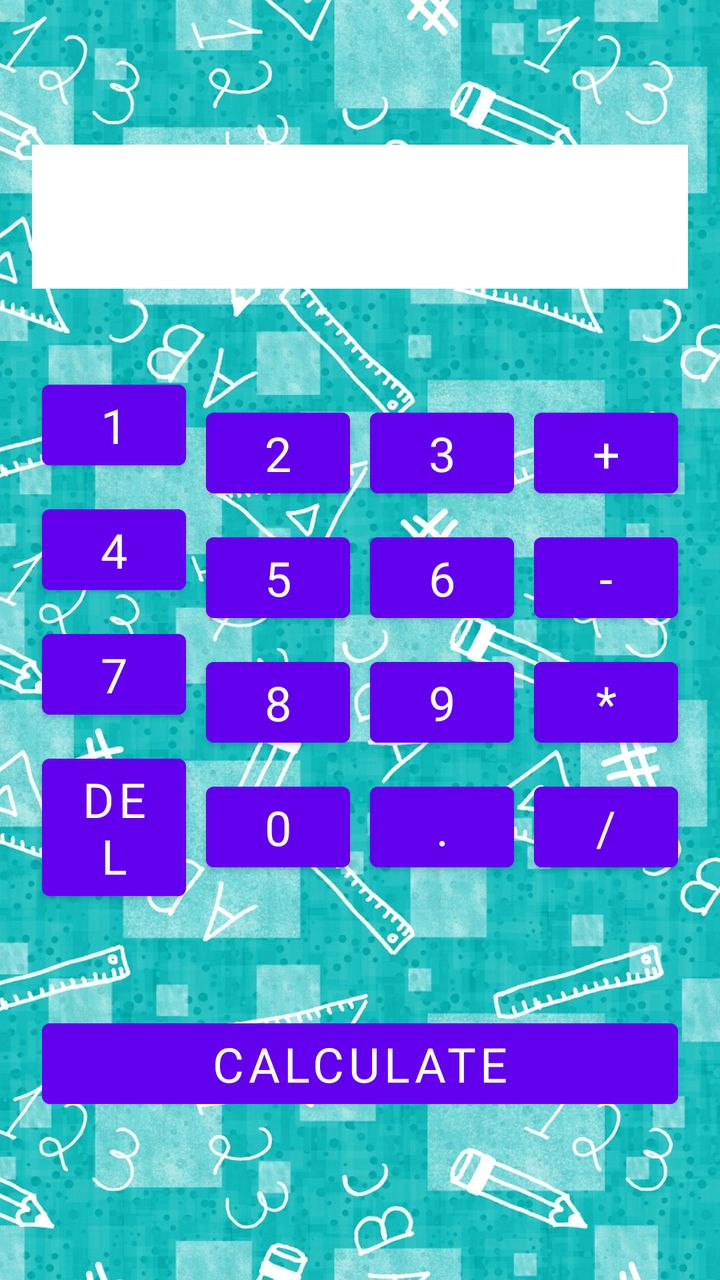
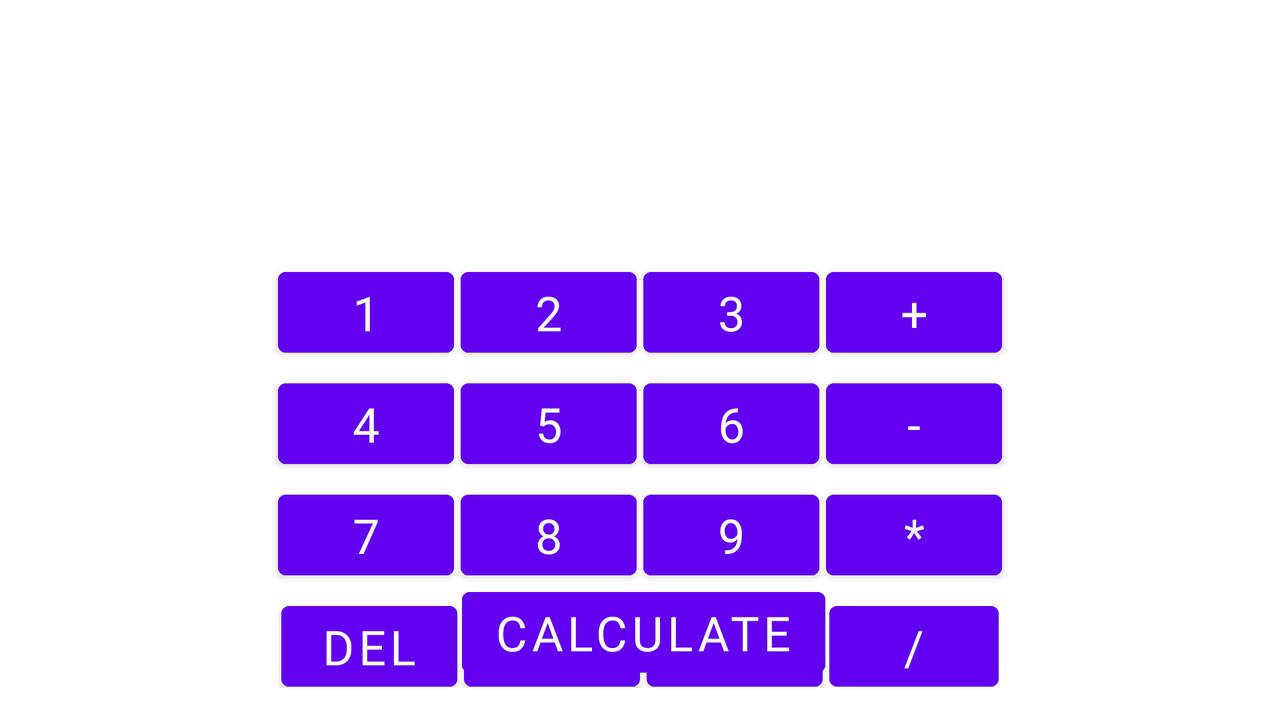

Two renders of one Android screen. The first uses the default layout on a phone; the second uses the alternative layout the repository ships for a different screen configuration, on a matching device. The two XML files are below.
<!-- AndroidManifest.xml: application theme Theme.Application02_Calculator -->
<!-- res/layout/activity_main.xml -->
<?xml version="1.0" encoding="utf-8"?>
<androidx.constraintlayout.widget.ConstraintLayout xmlns:android="http://schemas.android.com/apk/res/android"
    xmlns:app="http://schemas.android.com/apk/res-auto"
    xmlns:tools="http://schemas.android.com/tools"
    android:layout_width="match_parent"
    android:layout_height="match_parent"
    android:background="@drawable/back_to_school_vertical"
    android:padding="16dp"
    tools:context=".MainActivity">

    <TextView
        android:id="@+id/textRes"
        android:layout_width="match_parent"
        android:layout_height="@dimen/view_text_height"
        android:autoSizeMaxTextSize="@dimen/view_text_max"
        android:autoSizeMinTextSize="@dimen/view_text_min"
        android:autoSizeStepGranularity="@dimen/view_text_gran"
        android:autoSizeTextType="uniform"
        android:background="@color/white"
        android:gravity="end"
        android:textColor="@color/purple_700"
        android:textSize="@dimen/result_text"
        app:layout_constraintBottom_toTopOf="@id/button2"
        app:layout_constraintLeft_toLeftOf="parent"
        app:layout_constraintRight_toRightOf="parent"
        app:layout_constraintTop_toTopOf="parent"
        app:layout_constraintVertical_bias="@dimen/vert_bias"
        app:layout_constraintVertical_chainStyle="packed" />

    <com.google.android.material.button.MaterialButton
        android:id="@+id/button1"
        style="@style/Theme.MyButton"
        android:layout_width="0dp"
        android:layout_height="wrap_content"
        android:layout_margin="@dimen/margin_button"
        android:text="@string/btn_1"
        android:textSize="@dimen/button_text"
        app:layout_constraintBottom_toTopOf="@id/button4"
        app:layout_constraintEnd_toStartOf="@id/button2"
        app:layout_constraintHorizontal_chainStyle="packed"
        app:layout_constraintStart_toStartOf="parent"
        app:layout_constraintTop_toTopOf="parent"
        app:layout_constraintVertical_bias="@dimen/vert_bias"
        app:layout_constraintVertical_chainStyle="packed" />

    <com.google.android.material.button.MaterialButton
        android:id="@+id/button4"
        style="@style/Theme.MyButton"
        android:layout_width="0dp"
        android:layout_height="wrap_content"
        android:layout_margin="@dimen/margin_button"
        android:text="@string/btn_4"
        android:textSize="@dimen/button_text"
        app:layout_constraintBottom_toTopOf="@id/button7"
        app:layout_constraintEnd_toStartOf="@id/button5"
        app:layout_constraintStart_toStartOf="parent"
        app:layout_constraintTop_toBottomOf="@id/button1" />

    <com.google.android.material.button.MaterialButton
        android:id="@+id/button7"
        style="@style/Theme.MyButton"
        android:layout_width="0dp"
        android:layout_height="wrap_content"
        android:layout_margin="@dimen/margin_button"
        android:text="@string/btn_7"
        android:textSize="@dimen/button_text"
        app:layout_constraintBottom_toTopOf="@id/del"
        app:layout_constraintEnd_toStartOf="@id/button8"
        app:layout_constraintStart_toStartOf="parent"
        app:layout_constraintTop_toBottomOf="@id/button4" />

    <com.google.android.material.button.MaterialButton
        android:id="@+id/del"
        style="@style/Theme.MyButton"
        android:layout_width="0dp"
        android:layout_height="wrap_content"
        android:layout_margin="@dimen/margin_button"
        android:text="@string/del"
        android:textSize="@dimen/button_text"
        app:layout_constraintBottom_toBottomOf="parent"
        app:layout_constraintEnd_toStartOf="@id/button0"
        app:layout_constraintHorizontal_chainStyle="packed"
        app:layout_constraintStart_toStartOf="parent"
        app:layout_constraintTop_toBottomOf="@id/button7" />

    <com.google.android.material.button.MaterialButton
        android:id="@+id/button2"
        style="@style/Theme.MyButton"
        android:layout_width="0dp"
        android:layout_height="wrap_content"
        android:layout_margin="@dimen/margin_button"
        android:text="@string/btn_2"
        android:textSize="@dimen/button_text"
        app:layout_constraintBottom_toTopOf="@id/button5"
        app:layout_constraintEnd_toStartOf="@id/button3"
        app:layout_constraintHorizontal_chainStyle="packed"
        app:layout_constraintStart_toEndOf="@id/button1"
        app:layout_constraintTop_toTopOf="parent"
        app:layout_constraintVertical_bias="@dimen/vert_bias"
        app:layout_constraintVertical_chainStyle="packed" />

    <com.google.android.material.button.MaterialButton
        android:id="@+id/button5"
        style="@style/Theme.MyButton"
        android:layout_width="0dp"
        android:layout_height="wrap_content"
        android:layout_margin="@dimen/margin_button"
        android:text="@string/btn_5"
        android:textSize="@dimen/button_text"
        app:layout_constraintBottom_toTopOf="@id/button8"
        app:layout_constraintEnd_toStartOf="@id/button6"
        app:layout_constraintStart_toEndOf="@id/button4"
        app:layout_constraintTop_toBottomOf="@id/button2" />

    <com.google.android.material.button.MaterialButton
        android:id="@+id/button8"
        style="@style/Theme.MyButton"
        android:layout_width="0dp"
        android:layout_height="wrap_content"
        android:layout_margin="@dimen/margin_button"
        android:text="@string/btn_8"
        android:textSize="@dimen/button_text"
        app:layout_constraintBottom_toTopOf="@id/button0"
        app:layout_constraintEnd_toStartOf="@id/button9"
        app:layout_constraintStart_toEndOf="@id/button7"
        app:layout_constraintTop_toBottomOf="@id/button5" />

    <com.google.android.material.button.MaterialButton
        android:id="@+id/button0"
        style="@style/Theme.MyButton"
        android:layout_width="0dp"
        android:layout_height="wrap_content"
        android:layout_margin="@dimen/margin_button"
        android:text="@string/btn_0"
        android:textSize="@dimen/button_text"
        app:layout_constraintBottom_toBottomOf="parent"
        app:layout_constraintEnd_toStartOf="@id/buttonPoint"
        app:layout_constraintStart_toEndOf="@id/del"
        app:layout_constraintTop_toBottomOf="@id/button8" />

    <com.google.android.material.button.MaterialButton
        android:id="@+id/button3"
        style="@style/Theme.MyButton"
        android:layout_width="0dp"
        android:layout_height="wrap_content"
        android:layout_margin="@dimen/margin_button"
        android:text="@string/btn_3"
        android:textSize="@dimen/button_text"
        app:layout_constraintBottom_toTopOf="@id/button6"
        app:layout_constraintEnd_toStartOf="@id/plus"
        app:layout_constraintHorizontal_chainStyle="packed"
        app:layout_constraintStart_toEndOf="@id/button2"
        app:layout_constraintTop_toTopOf="parent"
        app:layout_constraintVertical_bias="@dimen/vert_bias"
        app:layout_constraintVertical_chainStyle="packed" />

    <com.google.android.material.button.MaterialButton
        android:id="@+id/button6"
        style="@style/Theme.MyButton"
        android:layout_width="0dp"
        android:layout_height="wrap_content"
        android:layout_margin="@dimen/margin_button"
        android:text="@string/btn_6"
        android:textSize="@dimen/button_text"
        app:layout_constraintBottom_toTopOf="@id/button9"
        app:layout_constraintEnd_toStartOf="@id/minus"
        app:layout_constraintStart_toEndOf="@id/button5"
        app:layout_constraintTop_toBottomOf="@id/button3" />

    <com.google.android.material.button.MaterialButton
        android:id="@+id/button9"
        style="@style/Theme.MyButton"
        android:layout_width="0dp"
        android:layout_height="wrap_content"
        android:layout_margin="@dimen/margin_button"
        android:text="@string/btn_9"
        android:textSize="@dimen/button_text"
        app:layout_constraintBottom_toTopOf="@id/buttonPoint"
        app:layout_constraintEnd_toStartOf="@id/multiply"
        app:layout_constraintStart_toEndOf="@id/button8"
        app:layout_constraintTop_toBottomOf="@id/button6" />

    <com.google.android.material.button.MaterialButton
        android:id="@+id/buttonPoint"
        style="@style/Theme.MyButton"
        android:layout_width="0dp"
        android:layout_height="wrap_content"
        android:layout_margin="@dimen/margin_button"
        android:text="@string/point"
        android:textSize="@dimen/button_text"
        app:layout_constraintBottom_toBottomOf="parent"
        app:layout_constraintEnd_toStartOf="@id/divide"
        app:layout_constraintStart_toEndOf="@id/button0"
        app:layout_constraintTop_toBottomOf="@id/button9" />

    <com.google.android.material.button.MaterialButton
        android:id="@+id/plus"
        style="@style/Theme.MyButton"
        android:layout_width="0dp"
        android:layout_height="wrap_content"
        android:layout_margin="@dimen/margin_button"
        android:text="@string/plus"
        android:textSize="@dimen/button_text"
        app:layout_constraintBottom_toTopOf="@id/minus"
        app:layout_constraintEnd_toEndOf="parent"
        app:layout_constraintStart_toEndOf="@id/button3"
        app:layout_constraintTop_toTopOf="parent"
        app:layout_constraintVertical_bias="@dimen/vert_bias"
        app:layout_constraintVertical_chainStyle="packed" />

    <com.google.android.material.button.MaterialButton
        android:id="@+id/minus"
        style="@style/Theme.MyButton"
        android:layout_width="0dp"
        android:layout_height="wrap_content"
        android:layout_margin="@dimen/margin_button"
        android:text="@string/minus"
        android:textSize="@dimen/button_text"
        app:layout_constraintBottom_toTopOf="@id/multiply"
        app:layout_constraintEnd_toEndOf="parent"
        app:layout_constraintStart_toEndOf="@id/button6"
        app:layout_constraintTop_toBottomOf="@id/plus" />

    <com.google.android.material.button.MaterialButton
        android:id="@+id/multiply"
        style="@style/Theme.MyButton"
        android:layout_width="0dp"
        android:layout_height="wrap_content"
        android:layout_margin="@dimen/margin_button"
        android:text="@string/multiply"
        android:textSize="@dimen/button_text"
        app:layout_constraintBottom_toTopOf="@id/divide"
        app:layout_constraintEnd_toEndOf="parent"
        app:layout_constraintStart_toEndOf="@id/button9"
        app:layout_constraintTop_toBottomOf="@id/minus" />

    <com.google.android.material.button.MaterialButton
        android:id="@+id/divide"
        style="@style/Theme.MyButton"
        android:layout_width="0dp"
        android:layout_height="wrap_content"
        android:layout_margin="@dimen/margin_button"
        android:text="@string/divide"
        android:textSize="@dimen/button_text"
        app:layout_constraintBottom_toBottomOf="parent"
        app:layout_constraintEnd_toEndOf="parent"
        app:layout_constraintStart_toEndOf="@id/buttonPoint"
        app:layout_constraintTop_toBottomOf="@id/multiply" />

    <com.google.android.material.button.MaterialButton
        android:id="@+id/calculate"
        style="@style/Theme.MyButton"
        android:layout_width="0dp"
        android:layout_height="wrap_content"
        android:layout_margin="@dimen/margin_button"
        android:text="@string/calc"
        android:textSize="@dimen/button_text"
        app:layout_constraintBottom_toBottomOf="parent"
        app:layout_constraintEnd_toEndOf="parent"
        app:layout_constraintStart_toStartOf="parent"
        app:layout_constraintTop_toBottomOf="@+id/button0" />

</androidx.constraintlayout.widget.ConstraintLayout>
<!-- resources referenced by this layout -->
<resources>
  <color name="purple_700">#FF3700B3</color>
  <color name="white">#FFFFFFFF</color>
  <dimen name="button_text">24sp</dimen>
  <dimen name="margin_button">5dp</dimen>
  <dimen name="result_text">50sp</dimen>
  <dimen name="vert_bias">0.5</dimen>
  <dimen name="view_text_gran">2sp</dimen>
  <dimen name="view_text_height">72sp</dimen>
  <dimen name="view_text_max">50sp</dimen>
  <dimen name="view_text_min">12sp</dimen>
  <!-- drawable back_to_school_vertical: jpg bitmap (drawable, 622110 bytes) -->
  <string name="btn_0">0</string>
  <string name="btn_1">1</string>
  <string name="btn_2">2</string>
  <string name="btn_3">3</string>
  <string name="btn_4">4</string>
  <string name="btn_5">5</string>
  <string name="btn_6">6</string>
  <string name="btn_7">7</string>
  <string name="btn_8">8</string>
  <string name="btn_9">9</string>
  <string name="calc">Calculate</string>
  <string name="del">del</string>
  <string name="divide">/</string>
  <string name="minus">-</string>
  <string name="multiply">*</string>
  <string name="plus">+</string>
  <string name="point">.</string>
  <!-- from res/values-notnight/ -->
  <style name="Theme.MyButton" parent="TextAppearance.MaterialComponents.Button">
          <item name="fontFamily">@font/gomarice_solid_soldier</item>
          <item name="android:backgroundTint">@color/purple_500</item>
          <item name="android:textColor">@color/white</item>
          <item name="android:textSize">@dimen/button_text</item>
      </style>
  <!-- from res/values-notnight/ -->
  <style name="Theme.Application02_Calculator" parent="Theme.MaterialComponents.DayNight.NoActionBar">
          
          <item name="colorPrimary">@color/purple_500</item>
          <item name="colorPrimaryVariant">@color/purple_700</item>
          <item name="colorOnPrimary">@color/white</item>
          
          <item name="colorSecondary">@color/teal_200</item>
          <item name="colorSecondaryVariant">@color/teal_700</item>
          <item name="colorOnSecondary">@color/black</item>
          
          <item name="android:statusBarColor" tools:targetApi="l">?attr/colorPrimaryVariant</item>
          
      </style>
  <color name="purple_500">#FF6200EE</color>
  <color name="teal_200">#FF03DAC5</color>
  <color name="teal_700">#FF018786</color>
  <color name="black">#FF000000</color>
</resources>
<!-- res/layout-land/activity_main.xml (the repository's variant of the layout above) -->
<!-- drawn on the phone turned sideways -->
<?xml version="1.0" encoding="utf-8"?>
<androidx.constraintlayout.widget.ConstraintLayout xmlns:android="http://schemas.android.com/apk/res/android"
    xmlns:app="http://schemas.android.com/apk/res-auto"
    xmlns:tools="http://schemas.android.com/tools"
    android:layout_width="match_parent"
    android:layout_height="match_parent"
    android:background="@drawable/back_to_school_horizontal"
    android:padding="16dp">

    <TextView
        android:id="@+id/textRes"
        android:layout_width="match_parent"
        android:layout_height="@dimen/view_text_height"
        android:autoSizeMaxTextSize="@dimen/view_text_max"
        android:autoSizeMinTextSize="@dimen/view_text_min"
        android:autoSizeStepGranularity="@dimen/view_text_gran"
        android:autoSizeTextType="uniform"
        android:background="@color/white"
        android:gravity="end"
        android:textColor="@color/purple_700"
        android:textSize="@dimen/result_text"
        app:layout_constraintBottom_toTopOf="@id/calculate"
        app:layout_constraintLeft_toLeftOf="parent"
        app:layout_constraintRight_toRightOf="parent"
        app:layout_constraintTop_toTopOf="parent"
        app:layout_constraintVertical_chainStyle="packed" />

    <com.google.android.material.button.MaterialButton
        android:id="@+id/button1"
        style="@style/Theme.MyButton"
        android:layout_width="wrap_content"
        android:layout_height="wrap_content"
        android:layout_margin="@dimen/margin_button"
        android:text="@string/btn_1"
        app:layout_constraintBottom_toTopOf="@id/button4"
        app:layout_constraintEnd_toStartOf="@id/button2"
        app:layout_constraintHorizontal_chainStyle="packed"
        app:layout_constraintStart_toStartOf="parent"
        app:layout_constraintTop_toBottomOf="@id/textRes"
        app:layout_constraintVertical_chainStyle="packed" />

    <com.google.android.material.button.MaterialButton
        android:id="@+id/button2"
        style="@style/Theme.MyButton"
        android:layout_width="wrap_content"
        android:layout_height="wrap_content"
        android:layout_margin="@dimen/margin_button"
        android:text="@string/btn_2"
        app:layout_constraintBottom_toTopOf="@id/button5"
        app:layout_constraintEnd_toStartOf="@id/button3"
        app:layout_constraintStart_toEndOf="@id/button1"
        app:layout_constraintTop_toBottomOf="@id/textRes"
        app:layout_constraintVertical_chainStyle="packed" />

    <com.google.android.material.button.MaterialButton
        android:id="@+id/button3"
        style="@style/Theme.MyButton"
        android:layout_width="wrap_content"
        android:layout_height="wrap_content"
        android:layout_margin="@dimen/margin_button"
        android:text="@string/btn_3"
        app:layout_constraintBottom_toTopOf="@id/button6"
        app:layout_constraintEnd_toStartOf="@id/plus"
        app:layout_constraintStart_toEndOf="@id/button2"
        app:layout_constraintTop_toBottomOf="@id/textRes"
        app:layout_constraintVertical_chainStyle="packed" />

    <com.google.android.material.button.MaterialButton
        android:id="@+id/plus"
        style="@style/Theme.MyButton"
        android:layout_width="wrap_content"
        android:layout_height="wrap_content"
        android:layout_margin="@dimen/margin_button"
        android:text="@string/plus"
        app:layout_constraintBottom_toTopOf="@id/minus"
        app:layout_constraintEnd_toEndOf="parent"
        app:layout_constraintStart_toEndOf="@id/button3"
        app:layout_constraintTop_toBottomOf="@id/textRes"
        app:layout_constraintVertical_chainStyle="packed" />


    <com.google.android.material.button.MaterialButton
        android:id="@+id/button4"
        style="@style/Theme.MyButton"
        android:layout_width="wrap_content"
        android:layout_height="wrap_content"
        android:layout_margin="@dimen/margin_button"
        android:text="@string/btn_4"
        app:layout_constraintBottom_toTopOf="@id/button7"
        app:layout_constraintEnd_toStartOf="@id/button5"
        app:layout_constraintHorizontal_chainStyle="packed"
        app:layout_constraintStart_toStartOf="@id/button1"
        app:layout_constraintTop_toBottomOf="@id/button1" />

    <com.google.android.material.button.MaterialButton
        android:id="@+id/button5"
        style="@style/Theme.MyButton"
        android:layout_width="wrap_content"
        android:layout_height="wrap_content"
        android:layout_margin="@dimen/margin_button"
        android:text="@string/btn_5"
        app:layout_constraintBottom_toTopOf="@id/button8"
        app:layout_constraintEnd_toStartOf="@id/button6"
        app:layout_constraintStart_toEndOf="@id/button4"
        app:layout_constraintTop_toBottomOf="@id/button2" />

    <com.google.android.material.button.MaterialButton
        android:id="@+id/button6"
        style="@style/Theme.MyButton"
        android:layout_width="wrap_content"
        android:layout_height="wrap_content"
        android:layout_margin="@dimen/margin_button"
        android:text="@string/btn_6"
        app:layout_constraintBottom_toTopOf="@id/button9"
        app:layout_constraintEnd_toStartOf="@id/minus"
        app:layout_constraintStart_toEndOf="@id/button5"
        app:layout_constraintTop_toBottomOf="@id/button3" />

    <com.google.android.material.button.MaterialButton
        android:id="@+id/minus"
        style="@style/Theme.MyButton"
        android:layout_width="wrap_content"
        android:layout_height="wrap_content"
        android:layout_margin="@dimen/margin_button"
        android:text="@string/minus"
        app:layout_constraintBottom_toTopOf="@id/multiply"
        app:layout_constraintEnd_toEndOf="@id/plus"
        app:layout_constraintStart_toEndOf="@id/button6"
        app:layout_constraintTop_toBottomOf="@id/plus" />

    <com.google.android.material.button.MaterialButton
        android:id="@+id/button7"
        style="@style/Theme.MyButton"
        android:layout_width="wrap_content"
        android:layout_height="wrap_content"
        android:layout_margin="@dimen/margin_button"
        android:text="@string/btn_7"
        app:layout_constraintBottom_toTopOf="@id/del"
        app:layout_constraintEnd_toStartOf="@id/button8"
        app:layout_constraintHorizontal_chainStyle="packed"
        app:layout_constraintStart_toStartOf="@id/button4"
        app:layout_constraintTop_toBottomOf="@id/button4" />

    <com.google.android.material.button.MaterialButton
        android:id="@+id/button8"
        style="@style/Theme.MyButton"
        android:layout_width="wrap_content"
        android:layout_height="wrap_content"
        android:layout_margin="@dimen/margin_button"
        android:text="@string/btn_8"
        app:layout_constraintBottom_toTopOf="@id/button0"
        app:layout_constraintEnd_toStartOf="@id/button9"
        app:layout_constraintStart_toEndOf="@id/button7"
        app:layout_constraintTop_toBottomOf="@id/button5" />

    <com.google.android.material.button.MaterialButton
        android:id="@+id/button9"
        style="@style/Theme.MyButton"
        android:layout_width="wrap_content"
        android:layout_height="wrap_content"
        android:layout_margin="@dimen/margin_button"
        android:text="@string/btn_9"
        app:layout_constraintBottom_toTopOf="@id/buttonPoint"
        app:layout_constraintEnd_toStartOf="@id/multiply"
        app:layout_constraintStart_toEndOf="@id/button8"
        app:layout_constraintTop_toBottomOf="@id/button6" />

    <com.google.android.material.button.MaterialButton
        android:id="@+id/multiply"
        style="@style/Theme.MyButton"
        android:layout_width="wrap_content"
        android:layout_height="wrap_content"
        android:layout_margin="@dimen/margin_button"
        android:text="@string/multiply"
        app:layout_constraintBottom_toTopOf="@id/divide"
        app:layout_constraintEnd_toEndOf="@id/minus"
        app:layout_constraintStart_toEndOf="@id/button9"
        app:layout_constraintTop_toBottomOf="@id/minus" />

    <com.google.android.material.button.MaterialButton
        android:id="@+id/del"
        style="@style/Theme.MyButton"
        android:layout_width="wrap_content"
        android:layout_height="wrap_content"
        android:layout_margin="@dimen/margin_button"
        android:text="@string/del"
        app:layout_constraintBottom_toTopOf="@id/calculate"
        app:layout_constraintEnd_toStartOf="@id/button0"
        app:layout_constraintHorizontal_chainStyle="packed"
        app:layout_constraintStart_toStartOf="@id/button7"
        app:layout_constraintTop_toBottomOf="@id/button7" />

    <com.google.android.material.button.MaterialButton
        android:id="@+id/button0"
        style="@style/Theme.MyButton"
        android:layout_width="wrap_content"
        android:layout_height="wrap_content"
        android:layout_margin="@dimen/margin_button"
        android:text="@string/btn_0"
        app:layout_constraintBottom_toTopOf="@id/calculate"
        app:layout_constraintEnd_toStartOf="@id/buttonPoint"
        app:layout_constraintStart_toEndOf="@id/del"
        app:layout_constraintTop_toBottomOf="@id/button8" />

    <com.google.android.material.button.MaterialButton
        android:id="@+id/buttonPoint"
        style="@style/Theme.MyButton"
        android:layout_width="wrap_content"
        android:layout_height="wrap_content"
        android:layout_margin="@dimen/margin_button"
        android:text="@string/point"
        app:layout_constraintBottom_toTopOf="@id/calculate"
        app:layout_constraintEnd_toStartOf="@id/divide"
        app:layout_constraintStart_toEndOf="@id/button0"
        app:layout_constraintTop_toBottomOf="@id/button9" />

    <com.google.android.material.button.MaterialButton
        android:id="@+id/divide"
        style="@style/Theme.MyButton"
        android:layout_width="0dp"
        android:layout_height="wrap_content"
        android:layout_margin="@dimen/margin_button"
        android:text="@string/divide"
        app:layout_constraintBottom_toTopOf="@id/calculate"
        app:layout_constraintEnd_toEndOf="@id/multiply"
        app:layout_constraintStart_toEndOf="@id/buttonPoint"
        app:layout_constraintTop_toBottomOf="@id/multiply" />

    <com.google.android.material.button.MaterialButton
        android:id="@+id/calculate"
        style="@style/Theme.MyButton"
        android:layout_width="wrap_content"
        android:layout_height="wrap_content"
        android:layout_margin="@dimen/margin_button"
        android:text="@string/calc"
        app:layout_constraintBottom_toBottomOf="parent"
        app:layout_constraintEnd_toEndOf="@id/buttonPoint"
        app:layout_constraintStart_toStartOf="@id/button0" />

</androidx.constraintlayout.widget.ConstraintLayout>
<!-- resources referenced by the variant -->
<!-- as the phone turned sideways resolves them -->
<resources>
  <color name="purple_700">#FF3700B3</color>
  <color name="white">#FFFFFFFF</color>
  <!-- from res/values-land/ -->
  <dimen name="margin_button">1.5dp</dimen>
  <!-- from res/values-land/ -->
  <dimen name="result_text">40sp</dimen>
  <!-- from res/values-land/ -->
  <dimen name="view_text_gran">2sp</dimen>
  <!-- from res/values-land/ -->
  <dimen name="view_text_height">72sp</dimen>
  <!-- from res/values-land/ -->
  <dimen name="view_text_max">50sp</dimen>
  <!-- from res/values-land/ -->
  <dimen name="view_text_min">12sp</dimen>
  <!-- from res/values-land/ -->
  <string name="btn_0">0</string>
  <!-- from res/values-land/ -->
  <string name="btn_1">1</string>
  <!-- from res/values-land/ -->
  <string name="btn_2">2</string>
  <!-- from res/values-land/ -->
  <string name="btn_3">3</string>
  <!-- from res/values-land/ -->
  <string name="btn_4">4</string>
  <!-- from res/values-land/ -->
  <string name="btn_5">5</string>
  <!-- from res/values-land/ -->
  <string name="btn_6">6</string>
  <!-- from res/values-land/ -->
  <string name="btn_7">7</string>
  <!-- from res/values-land/ -->
  <string name="btn_8">8</string>
  <!-- from res/values-land/ -->
  <string name="btn_9">9</string>
  <!-- from res/values-land/ -->
  <string name="calc">Calculate</string>
  <!-- from res/values-land/ -->
  <string name="del">del</string>
  <string name="divide">/</string>
  <!-- from res/values-land/ -->
  <string name="minus">-</string>
  <!-- from res/values-land/ -->
  <string name="multiply">*</string>
  <!-- from res/values-land/ -->
  <string name="plus">+</string>
  <!-- from res/values-land/ -->
  <string name="point">.</string>
  <!-- from res/values-land/ -->
  <style name="Theme.MyButton" parent="TextAppearance.MaterialComponents.Button">
          <item name="fontFamily">@font/gomarice_solid_soldier</item>
          <item name="android:backgroundTint">@color/purple_500</item>
          <item name="android:textColor">@color/white</item>
          <item name="android:textSize">@dimen/button_text</item>
      </style>
  <!-- from res/values-land/ -->
  <style name="Theme.Application02_Calculator" parent="Theme.MaterialComponents.DayNight.NoActionBar">
          
          <item name="colorPrimary">@color/purple_500</item>
          <item name="colorPrimaryVariant">@color/purple_700</item>
          <item name="colorOnPrimary">@color/white</item>
          
          <item name="colorSecondary">@color/teal_200</item>
          <item name="colorSecondaryVariant">@color/teal_700</item>
          <item name="colorOnSecondary">@color/black</item>
          
          <item name="android:statusBarColor" tools:targetApi="l">?attr/colorPrimaryVariant</item>
          
      </style>
  <color name="purple_500">#FF6200EE</color>
  <!-- from res/values-land/ -->
  <dimen name="button_text">24sp</dimen>
  <color name="teal_200">#FF03DAC5</color>
  <color name="teal_700">#FF018786</color>
  <color name="black">#FF000000</color>
</resources>
